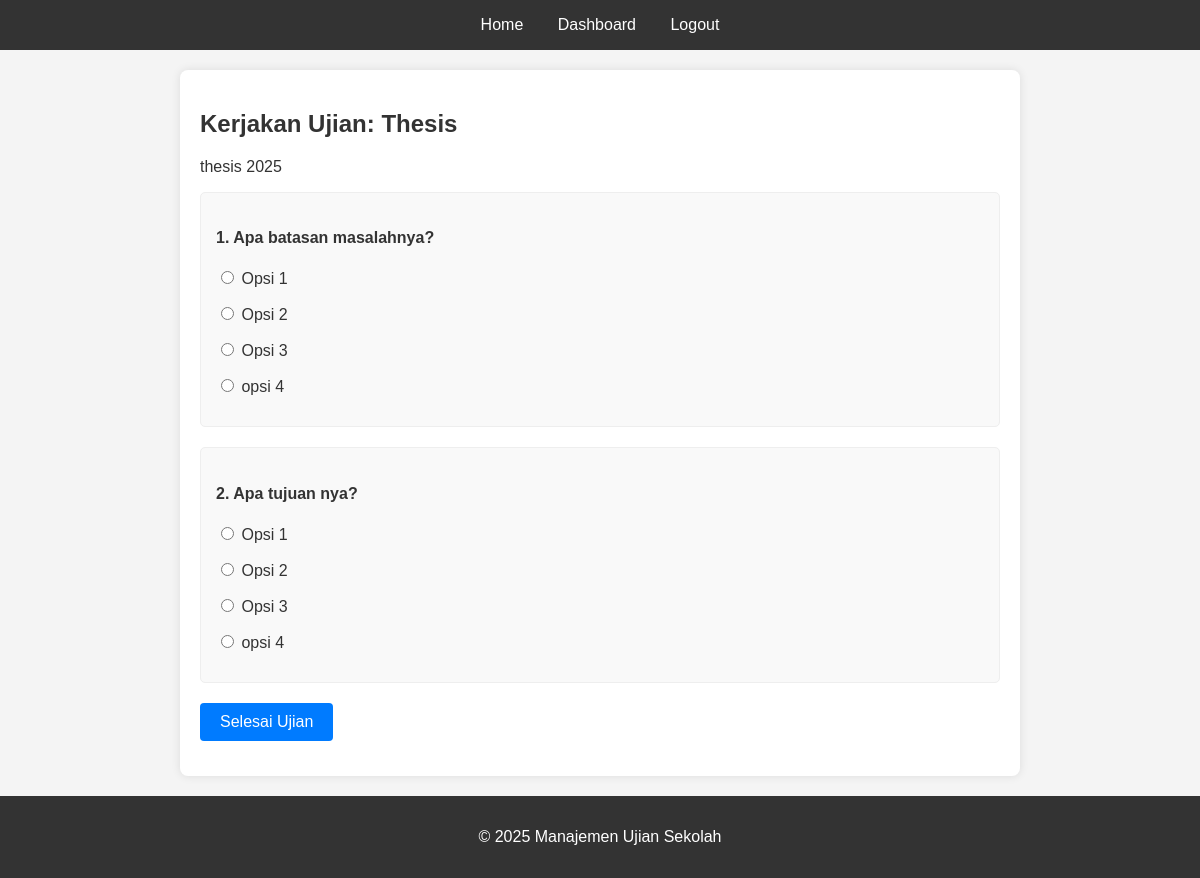
/take_exam/1 (signed in), run on the app's committed database.
### models.py (models this page shows, shortened)
class Exam(Base):
    __tablename__ = 'exams'
    id = Column(Integer, primary_key=True)
    title = Column(String(100), nullable=False)
    description = Column(String(255))
    questions = relationship('Question', back_populates='exam', cascade='all, delete-orphan')
    answers = relationship('Answer', back_populates='exam', cascade='all, delete-orphan')

class Question(Base):
    __tablename__ = 'questions'
    id = Column(Integer, primary_key=True)
    exam_id = Column(Integer, ForeignKey('exams.id'), nullable=False)
    text = Column(String(255), nullable=False)
    exam = relationship('Exam', back_populates='questions')
    options = relationship('Option', back_populates='question', cascade='all, delete-orphan')
    answers = relationship('Answer', back_populates='question', cascade='all, delete-orphan')

class Option(Base):
    __tablename__ = 'options'
    id = Column(Integer, primary_key=True)
    question_id = Column(Integer, ForeignKey('questions.id'), nullable=False)
    text = Column(String(255), nullable=False)
    is_correct = Column(Boolean, default=False)
    question = relationship('Question', back_populates='options')
    selected_answers = relationship('Answer', back_populates='selected_option')

### Versi1/app.py (the view, shortened to what this page needs)
@app.route('/take_exam/<int:exam_id>', methods=['GET', 'POST'])
@login_required
def take_exam(exam_id):
    if current_user.role != 'student':
        flash('Anda tidak memiliki izin untuk mengakses halaman ini.', 'danger')
        return redirect(url_for('dashboard'))
    exam = db_session.query(Exam).get(exam_id)
    if not exam:
        flash('Ujian tidak ditemukan.', 'danger')
        return redirect(url_for('dashboard'))
    return render_template('take_exam.html', exam=exam)

### Versi1/app.py (called while the page is built)
@login_manager.user_loader
def load_user(user_id):
    return db_session.query(User).get(int(user_id))

@app.before_request
def before_request():
    init_db() # Pastikan database diinisialisasi sebelum setiap permintaan

@app.teardown_request
def teardown_request(exception=None):
    db_session.remove() # Tutup sesi database setelah setiap permintaan

### Versi1/database.py (called while the page is built)
def init_db(): # Inisialisasi database
    import models # Import semua model di sini agar terdeteksi oleh Base.metadata
    Base.metadata.create_all(bind=engine)

### templates/take_exam.html
{% extends "base.html" %}
{% block content %}
    <h2>Kerjakan Ujian: {{ exam.title }}</h2>
    <p>{{ exam.description }}</p>
    {% if exam.questions %}
        <form method="POST">
            {% for question in exam.questions %}
                <div class="question-block">
                    <h4>{{ loop.index }}. {{ question.text }}</h4>
                    {% for option in question.options %}
                        <p>
                            <input type="radio" id="option_{{ option.id }}" name="question_{{ question.id }}" value="{{ option.id }}" required>
                            <label for="option_{{ option.id }}">{{ option.text }}</label>
                        </p>
                    {% endfor %}
                </div>
            {% endfor %}
            <p><input type="submit" value="Selesai Ujian"></p>
        </form>
    {% else %}
        <p>Ujian ini belum memiliki pertanyaan.</p>
    {% endif %}
{% endblock %}

### templates/base.html (shortened to what this page needs)
<!DOCTYPE html>
<html lang="en">
<head>
    <link rel="stylesheet" href="{{ url_for('static', filename='css/style.css') }}">
</head>
<body>
    <header>
        <nav>
            <a href="{{ url_for('index') }}">Home</a>
            {% if current_user.is_authenticated %}
                <a href="{{ url_for('dashboard') }}">Dashboard</a>
                <a href="{{ url_for('logout') }}">Logout</a>
            {% else %}
                <a href="{{ url_for('login') }}">Login</a>
                <a href="{{ url_for('register') }}">Daftar</a>
            {% endif %}
        </nav>
    </header>
    <main>
        {% block content %}{% endblock %}
    </main>
    <footer>
        <p>&copy; 2025 Manajemen Ujian Sekolah</p>
    </footer>
</body>
</html>

### static/style.css (style rules this page uses)
body { font-family: Arial, sans-serif; margin: 0; padding: 0; background-color: #f4f4f4; color: #333; }
header { background-color: #333; color: white; padding: 1rem 0; text-align: center; }
nav a { color: white; margin: 0 15px; text-decoration: none; }
main { padding: 20px; max-width: 800px; margin: 20px auto; background-color: white; border-radius: 8px; box-shadow: 0 0 10px rgba(0, 0, 0, 0.1); }
footer { text-align: center; padding: 1rem 0; background-color: #333; color: white; position: relative; bottom: 0; width: 100%; }
form p { margin-bottom: 15px; }
form input[type="submit"] { background-color: #007bff; color: white; padding: 10px 20px; border: none; border-radius: 4px; cursor: pointer; font-size: 16px; }
.question-block { border: 1px solid #eee; padding: 15px; margin-bottom: 20px; border-radius: 5px; background-color: #f9f9f9; }

### data on the page
Exam: title "Thesis", description "thesis 2025"
Question: text "Apa batasan masalahnya?"
Option: text "Opsi 1"
Option: text "Opsi 2"
Option: text "Opsi 3"
Option: text "opsi 4"
Question: text "Apa tujuan nya?"
Option: text "Opsi 1"
Option: text "Opsi 2"
Option: text "Opsi 3"
Option: text "opsi 4"
